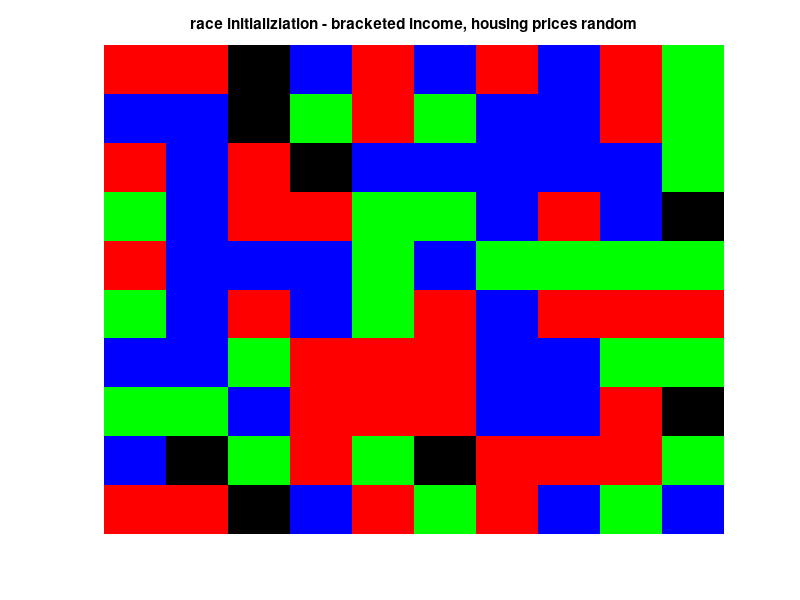

Reproduce this figure in MATLAB. (Note: this script raises an error after producing the figure.)
% SYDE 332
% Racial Segregation Model Attempt

% size of grid
n = 10;

% proportion of vacancies
vacanicies_proportion = 0.1;

% number of races
T = 3;

% number of economic brackets
E = 3;

% colors
map = [0 0 0; 1 0 0; 0 1 0; 0 0 1];

% racial dispreference parameter
% minimum fraction of friends that I need to be satisfied (samenes)
F = 4/8;

max_iterations = 10000;

% initialize
z = zeros(n,n,3);

for i=1:n
    for j=1:n
        if rand > vacanicies_proportion
            z(i,j,1) = randi(T);
            z(i,j,2) = randi(E);
        end
        z(i,j,3) = randi(E);
    end
end

[row,col] = find(z(:,:,1)==0);
pos_vacancies = [row col];

figure,
imagesc(z(:,:,1));
colormap(map);
title('race initializiation - bracketed income, housing prices random');
axis('off');

% figure,
% imagesc(z(:,:,2));
% colormap(map);
% title('economics initializiation');
% axis('off');

number_of_moves = zeros(1,max_iterations);

%% run simulation
seg = [];
total_neighbours = 8;

for k=1:max_iterations
    x = randperm(n);
    for i=x
        y = randperm(n);
        for j=y
            if z(i,j)~=0
                not_like_me = 0;

                if i~=1 && z(i-1,j) ~= z(i,j) && z(i-1,j) ~=0
                    not_like_me = not_like_me +1;
                end
                if i~=n && z(i+1,j) ~= z(i,j) && z(i+1,j) ~=0
                    not_like_me = not_like_me +1;
                end
                if j~=1 && z(i,j-1) ~= z(i,j) && z(i,j-1) ~=0
                    not_like_me = not_like_me +1;
                end
                if j~=n && z(i,j+1) ~= z(i,j) && z(i,j+1) ~=0
                    not_like_me = not_like_me +1;
                end
                if i~=1 && j~=1 && z(i-1,j-1) ~= z(i,j) && z(i-1,j-1) ~= 0
                    not_like_me = not_like_me +1;
                end
                if i~=1 && j~=n && z(i-1,j+1) ~= z(i,j) && z(i-1,j+1) ~= 0
                    not_like_me = not_like_me +1;
                end
                if i~=n && j~=1 && z(i+1,j-1) ~= z(i,j) && z(i+1,j-1) ~= 0
                    not_like_me = not_like_me +1;
                end
                if i~=n && j~=n && z(i+1,j+1) ~= z(i,j) && z(i+1,j+1) ~= 0
                    not_like_me = not_like_me +1;
                end
                
                friends = total_neighbours - not_like_me;

                if friends/total_neighbours < F

                    new_x = randi(n);
                    new_y = randi(n);
                    
                    while (z(new_x,new_y,1) ~= 0) %%&& (z(new_x,new_y,3) > z(i,j,2))
                        new_x = randi(n);
                        new_y = randi(n);
               
                    end
                    
                    if z(new_x,new_y,3) <= z(i,j,2)
                        z(new_x,new_y,1) = z(i,j,1);
                        z(new_x,new_y,2) = z(i,j,2);
                        z(i,j,1) = 0;
                        z(i,j,2) = 0;
                        number_of_moves(k) = number_of_moves(k) + 1;
                    end
                    
%                     idx = randperm(length(pos_vacancies));
%                     
%                     p = 1;
%                     
%                     new_x = pos_vacancies(idx(p),1);
%                     new_y = pos_vacancies(idx(p),2);
% 
%                     z(new_x,new_y) = z(i,j);
%                     z(i,j) = 0;
%                     number_of_moves(k) = number_of_moves(k) + 1;
%                     pos_vacancies(idx(p),1) = i;
%                     pos_vacancies(idx(p),2) = j;
                    
                end
            end
%             imagesc(z(:,:,1));
%             colormap(map);
%             axis('off');
%             pause(0.001);

        end
    end
    
    if number_of_moves(k) == 0
        disp('number of iterations to convergence: ')
        disp(k);
        disp('total number of moves to convergence: ')
        disp(sum(number_of_moves))
        break;
    end
    
    % Calculate segregation
    SAME = [];

    for i=1:n
        for j=1:n

            race = z(i,j,1);
            s = 0;

            % Check that z(i,j,1) isn't a vacancy
            if race
                num_neighbours = 0;

                if i > 1 
                    if z(i-1,j,1) == race
                        s = s + 1;
                    end
                    
                    if z(i-1,j,1)
                        num_neighbours = num_neighbours + 1;
                    end
                    
                    if j > 1 
                        if z(i-1,j-1,1) == race
                            s = s + 1;
                        end
                        
                        if z(i-1,j-1,1)
                            num_neighbours = num_neighbours + 1;
                        end
                    end
                    
                    if j < n 
                        if z(i-1, j+1, 1) == race
                            s = s + 1;
                        end
                        
                        if z(i-1, j+1, 1)
                            num_neighbours = num_neighbours + 1;
                        end
                    end
                end

                if i < n 
                    if z(i+1,j,1) == race
                        s = s + 1;
                    end
                    
                    if z(i+1, j, 1)
                        num_neighbours = num_neighbours + 1;
                    end
                    
                    if j > 1 
                        if z(i+1,j-1,1) == race
                            s = s + 1;
                        end
                        
                        if z(i+1, j-1, 1)
                            num_neighbours = num_neighbours + 1;
                        end
                    end
                    
                    if j < n
                        if z(i+1, j+1, 1) == race
                            s = s + 1;
                        end
                        
                        if z(i+1, j+1, 1)
                            num_neighbours = num_neighbours + 1;
                        end
                    end
 
                end

                if j > 1 
                    if z(i,j-1,1) == race
                        s = s + 1;
                    end
                    
                    if z(i, j-1, 1)
                        num_neighbours = num_neighbours + 1;
                    end
                end

                if j < n 
                    if z(i,j+1,1) == race
                        s = s + 1;
                    end
                    
                    if z(i, j+1, 1)
                        num_neighbours = num_neighbours + 1;
                    end
                end 
                
            end
            
            SAME = [SAME;s/num_neighbours];
        end
    end
    
    disp((mean(SAME)));
    seg = [seg; avg_same*100];
%     disp(seg);
end

% disp(length(seg));
% 
% figure,
% plot(k, seg);
% xlabel('iteration'), ylabel('segregation percentage');

figure,
imagesc(z(:,:,1));
colormap(map);
axis('off');
title('final by race - bracketed income, housing prices random');

% figure,
% imagesc(z(:,:,2));
% colormap(map);
% axis('off');
% title('final by economics');


%% plot number of moves
iterant = 1:max_iterations;
figure,
plot(log10(iterant), log10(number_of_moves));
xlabel('iteration'),ylabel('number of moves');

